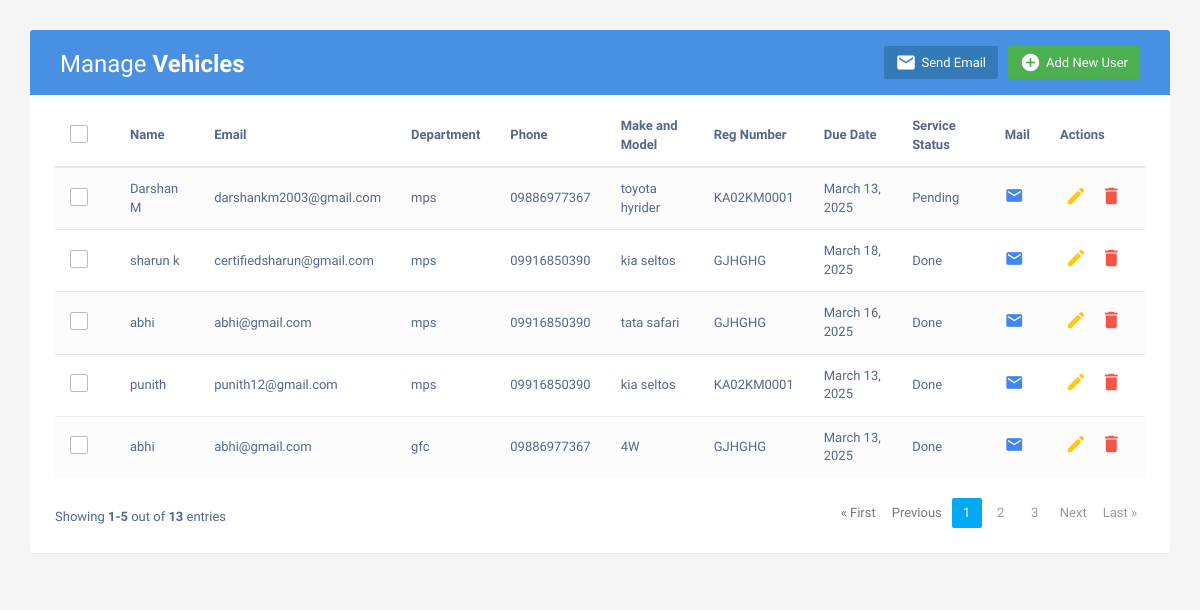
The page /user/ (signed in) on the database its author committed.
### newapp/models.py (models this page shows, shortened)
class Employee(models.Model):
    name = models.CharField(max_length=100)
    email = models.EmailField()
    address = models.TextField(max_length=50)
    phone = models.CharField(max_length=15)
    vehicle_type = models.CharField(max_length=50)
    reg_number = models.CharField(max_length=50, null=True, blank=True)  # Allows NULL values
    due_date = models.DateField(null=True, blank=True)
    service_status = models.CharField(max_length=50)

### newapp/views.py (the view)
# urls.py: path('user/', user, name='user'),
@login_required
def user(request):
    service = Employee.objects.all()
    paginator = Paginator(service, 5)  # Show 5 entries per page
    page_number = request.GET.get('page', 1)
    page_obj = paginator.get_page(page_number)
    context = {
        'page_obj': page_obj,  # Use page_obj instead of service for pagination
    }
    return render(request, 'user.html', context)

### newapp/templates/user.html (shortened to what this page needs)
<!DOCTYPE html>
<html lang="en">
<head>
<link rel="stylesheet" href="https://maxcdn.bootstrapcdn.com/font-awesome/4.7.0/css/font-awesome.min.css">
<link rel="stylesheet" href="https://maxcdn.bootstrapcdn.com/bootstrap/3.3.7/css/bootstrap.min.css">
</head>
<body>
    <div class="container">
        <div class="table-wrapper">
            <div class="table-title">
                <div class="row">
                    <div class="col-sm-6">
                        <h2>Manage <b>Vehicles</b></h2>
                    </div>
                    <div class="col-sm-6">
                        <a href="#addEmployeeModal" class="btn" style="background-color: #4caf50; color: white;" data-toggle="modal">
                            <i class="material-icons"></i> <span>Add New User</span>
                        </a>
                        <button id="sendAlertBtn" class="btn btn-primary" data-toggle="modal">
                            <i class="material-icons"></i>
                            <span>Send Email</span>
                        </button>
                    </div>
                </div>
            </div>
            <table class="table table-striped table-hover">
                <thead>
                    <tr>
                        <th>
                            <span class="custom-checkbox">
                                <label for="selectAll"></label>
                            </span>
                        </th>
                        <th>Name</th>
                        <th>Email</th>
                        <th>Department</th>
                        <th>Phone</th>
                        <th>Make and Model</th>
                        <th>Reg Number</th>
                        <th>Due Date</th>
                        <th>Service Status</th>
                        <th>Mail</th>
                        <th>Actions</th>
                    </tr>
                </thead>
                <tbody>
                    {% for i in page_obj %}
                    <tr>
                        <td>
                            <span class="custom-checkbox">
                                <label for="checkbox{{ forloop.counter }}"></label>
                            </span>
                        </td>
                        <td>{{ i.name }}</td>
                        <td>{{ i.email }}</td>
                        <td>{{ i.address }}</td>
                        <td>{{ i.phone }}</td>
                        <td>{{ i.vehicle_type }}</td>
                        <td>{{ i.reg_number }}</td>
                        <td>{{ i.due_date }}</td>
                        <td>{{ i.service_status }}</td>
                        <td>
                            <a href="#composeEmailModal-{{forloop.counter}}" class="email" data-toggle="modal"><i class="material-icons" data-toggle="tooltip" title="Send Email"></i></a>
                        </td>
                        <td>
                            <a href="#editEmployeeModal-{{forloop.counter}}" class="edit" data-toggle="modal"><i class="material-icons" data-toggle="tooltip" title="Edit"></i></a>
                            <a href="#deleteEmployeeModal-{{forloop.counter}}" class="delete" data-toggle="modal"><i class="material-icons" data-toggle="tooltip" title="Delete"></i></a>
                        </td>
                    </tr>
                    {% empty %}
                    <tr>
                        <td colspan="11">No records found.</td>
                    </tr>
                    {% endfor %}
                </tbody>
            </table>
            <div class="clearfix">
                <div class="hint-text">
                    Showing <b>{{ page_obj.start_index }}-{{ page_obj.end_index }}</b> out of <b>{{ page_obj.paginator.count }}</b> entries
                </div>
                <ul class="pagination">
                    {% if page_obj.has_previous %}
                        <li class="page-item"><a href="?page=1" class="page-link">« First</a></li>
                        <li class="page-item"><a href="?page={{ page_obj.previous_page_number }}" class="page-link">Previous</a></li>
                    {% else %}
                        <li class="page-item disabled"><a href="#" class="page-link">« First</a></li>
                        <li class="page-item disabled"><a href="#" class="page-link">Previous</a></li>
                    {% endif %}
                    {% for num in page_obj.paginator.page_range %}
                        {% if page_obj.number == num %}
                            <li class="page-item active"><a href="#" class="page-link">{{ num }}</a></li>
                        {% elif num > page_obj.number|add:-3 and num < page_obj.number|add:3 %}
                            <li class="page-item"><a href="?page={{ num }}" class="page-link">{{ num }}</a></li>
                        {% endif %}
                    {% endfor %}
                    {% if page_obj.has_next %}
                        <li class="page-item"><a href="?page={{ page_obj.next_page_number }}" class="page-link">Next</a></li>
                        <li class="page-item"><a href="?page={{ page_obj.paginator.num_pages }}" class="page-link">Last »</a></li>
                    {% else %}
                        <li class="page-item disabled"><a href="#" class="page-link">Next</a></li>
                        <li class="page-item disabled"><a href="#" class="page-link">Last »</a></li>
                    {% endif %}
                </ul>
            </div>
        </div>
    </div>
</body>
</html>

### newapp/templates/user.html (style rules this page uses)
body { color: #566787; background: #f5f5f5; font-family: 'Varela Round', sans-serif; font-size: 13px; }
.table-wrapper { background: #fff; padding: 20px 25px; margin: 30px 0; border-radius: 3px; box-shadow: 0 1px 1px rgba(0,0,0,.05); }
.table-title { padding-bottom: 15px; background:#4a90e2; color: #fff; padding: 16px 30px; margin: -20px -25px 10px; border-radius: 3px 3px 0 0; }
.table-title h2 { margin: 5px 0 0; font-size: 24px; }
.table-title .btn { color: #fff; float: right; font-size: 13px; border: none; min-width: 50px; border-radius: 2px; border: none; outline: none !important; margin-left: 10px; }
.table-title .btn i { float: left; font-size: 21px; margin-right: 5px; }
.table-title .btn span { float: left; margin-top: 2px; }
table.table tr th, table.table tr td { border-color: #e9e9e9; padding: 12px 15px; vertical-align: middle; }
table.table tr th:first-child { width: 60px; }
table.table tr th:last-child { width: 100px; }
table.table-striped tbody tr:nth-of-type(odd) { background-color: #fcfcfc; }
table.table td:last-child i { opacity: 0.9; font-size: 22px; margin: 0 5px; }
table.table td a { font-weight: bold; color: #566787; display: inline-block; text-decoration: none; outline: none !important; }
table.table td a.edit { color: #FFC107; }
table.table td a.delete { color: #F44336; }
table.table td a.email { color: #4285F4; }
table.table td i { font-size: 19px; }
.pagination { float: right; margin: 0 0 5px; }
.pagination li a { border: none; font-size: 13px; min-width: 30px; min-height: 30px; color: #999; margin: 0 2px; line-height: 30px; border-radius: 2px !important; text-align: center; padding: 0 6px; }
.pagination li.active a, .pagination li.active a.page-link { background: #03A9F4; }
.hint-text { float: left; margin-top: 10px; font-size: 13px; }
.custom-checkbox { position: relative; }
.custom-checkbox label:before { width: 18px; height: 18px; }
.custom-checkbox label:before { content: ''; margin-right: 10px; display: inline-block; vertical-align: text-top; background: white; border: 1px solid #bbb; border-radius: 2px; box-sizing: border-box; z-index: 2; }

### rows shown on the page
Employee: name "Darshan M", email "darshankm2003@gmail.com", address "mps", phone "09886977367", vehicle_type "toyota hyrider", reg_number "KA02KM0001", due_date "March 13, 2025", service_status "Pending"
Employee: name "sharun k", email "certifiedsharun@gmail.com", address "mps", phone "09916850390", vehicle_type "kia seltos", reg_number "GJHGHG", due_date "March 18, 2025", service_status "Done"
Employee: name "abhi", email "abhi@gmail.com", address "mps", phone "09916850390", vehicle_type "tata safari", reg_number "GJHGHG", due_date "March 16, 2025", service_status "Done"
Employee: name "punith", email "punith12@gmail.com", address "mps", phone "09916850390", vehicle_type "kia seltos", reg_number "KA02KM0001", due_date "March 13, 2025", service_status "Done"
Employee: name "abhi", email "abhi@gmail.com", address "gfc", phone "09886977367", vehicle_type "4W", reg_number "GJHGHG", due_date "March 13, 2025", service_status "Done"

### other values the page prints
{{ page_obj.start_index }} "1"
{{ page_obj.end_index }} "5"
{{ page_obj.paginator.count }} "13"
{{ num }} "1"
{{ num }} "2" "3"
